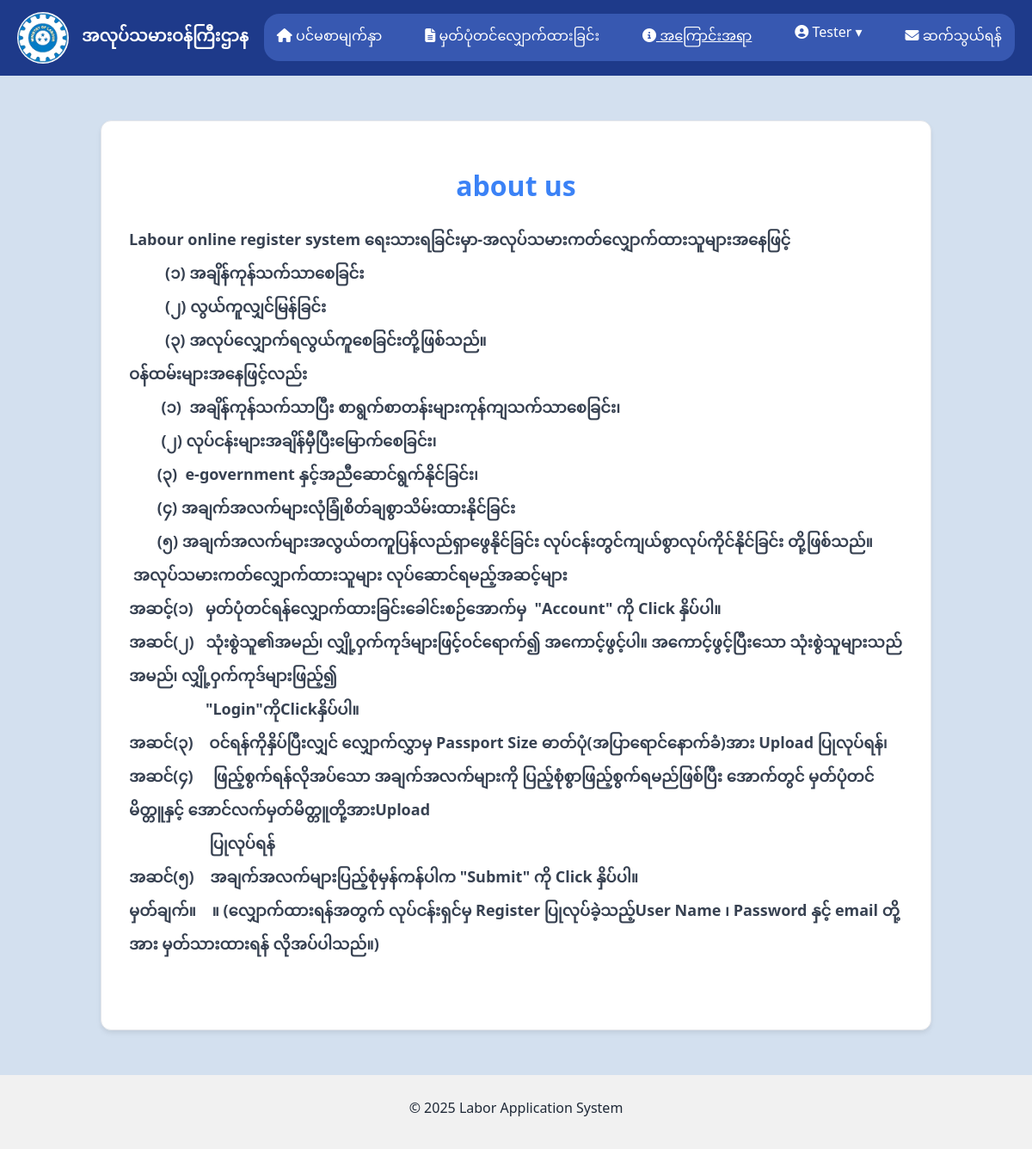
Screenshot of /user?vr=about (signed in) with the database file from the repository.
### tables this page shows
CREATE TABLE `about` (
  `id` int(11) NOT NULL,
  `title` varchar(200) NOT NULL,
  `body` text NOT NULL
);

### user/views/about/index.php (the view, shortened to what this page needs)
<?php
$db = new Connection();
$connection = $db::$connection;
$query = "SELECT * FROM about LIMIT 1";
$result = $connection->query($query);
$about = $result->fetch_assoc();
?>
<main>
    <div id="about">
        <h1 id="about-title"><?= htmlspecialchars($about['title']) ?></h1>
        <p><?= $about['body'] ?></p>
    </div>
</main>

### user/static/css/style.css (style rules this page uses)
* { font-family: 'Segoe UI', Tahoma, Geneva, Verdana, sans-serif; }
html, body { height: 100%; margin: 0; padding: 0; display: flex; flex-direction: column; }
main { flex: 1; padding: 20px; background-color: #d3e0ef; }

### user/partials/header.php (style rules this page uses)
body { margin: 0; font-family: 'Segoe UI', Tahoma, Geneva, Verdana, sans-serif; }

### user/views/about/index.php (style rules this page uses)
:root { --primary-color: #3b82f6; --text-color: #1f2937; --bg-color: #f9fafb; --card-bg-color: #ffffff; --border-color: #e5e7eb; --shadow-md: 0 4px 6px rgba(0, 0, 0, 0.05), 0 2px 4px rgba(0, 0, 0, 0.03); }
body { font-family: system-ui, sans-serif; background-color: var(--bg-color); color: var(--text-color); }
#about { max-width: 900px; margin: 2rem auto; padding: 2rem; background-color: var(--card-bg-color); border-radius: 0.75rem; box-shadow: var(--shadow-md); border: 1px solid var(--border-color); }
#about-title { text-align: center; font-size: 2rem; font-weight: 700; color: var(--primary-color); margin-bottom: 1.5rem; }
p { font-size: 1rem; line-height: 1.6; margin-bottom: 1.5rem; }

### rows the page displays
about: title "about us", body "Labour online register system ရေးသားရခြင်းမှာ-အလုပ်သမားကတ်လျှောက်ထားသူများအနေဖြင့် (၁) အချိန်ကုန်သက်သာ‌စေခြင်း (၂) လွယ်ကူလျှင်မြန်ခြင်း (၃) အလုပ်လျှောက်ရလွယ်ကူစေခြင်းတို့ဖြစ်သည်။ ဝန်ထမ်းများအနေဖြင့်လည်း (၁) အချိန်ကုန်သက်သာပြီး စာရွက်စာတန်းများကုန်ကျသက်သာစေခြင်း၊ (၂) လုပ်ငန်းများအချိန်မှီပြီးမြောက်စေခြင်း၊ (၃) e-government နှင့်အညီဆောင်ရွက်နိုင်ခြင်း၊ (၄) အချက်အလက်များလုံခြုံစိတ်ချစွာသိမ်းထားနိုင်ခြင်း (၅) အချက်အလက်များအလွယ်တကူပြန်လည်ရှာဖွေနိုင်ခြင်း လုပ်ငန်းတွင်ကျယ်စွာလုပ်ကိုင်နိုင်ခြင်း တို့ဖြစ်သည်။ အလုပ်သမားကတ်လျှောက်ထားသူများ လုပ်ဆောင်ရမည့်အဆင့်များ အဆင့်(၁) မှတ်ပုံတင်ရန်‌လျှောက်ထားခြင်းခေါင်းစဉ်အောက်မှ \"Account\" ကို Click နှိပ်ပါ။ အဆင်(၂) သုံးစွဲသူ၏အမည်၊ လျှို့ဝှက်ကုဒ်များဖြင့်ဝင်ရောက်၍…"

### other values shown
$_SESSION['username'] "Tester"
